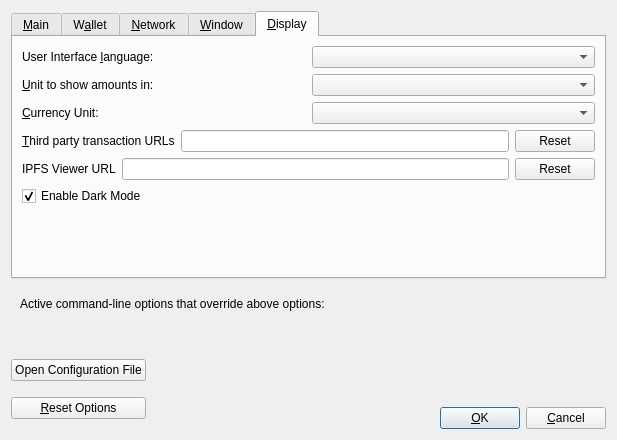
<?xml version="1.0" encoding="UTF-8"?>
<ui version="4.0">
 <class>OptionsDialog</class>
 <widget class="QDialog" name="OptionsDialog">
  <property name="geometry">
   <rect>
    <x>0</x>
    <y>0</y>
    <width>617</width>
    <height>440</height>
   </rect>
  </property>
  <property name="windowTitle">
   <string>Options</string>
  </property>
  <property name="modal">
   <bool>true</bool>
  </property>
  <layout class="QVBoxLayout" name="verticalLayout">
   <item>
    <widget class="QTabWidget" name="tabWidget">
     <property name="currentIndex">
      <number>4</number>
     </property>
     <widget class="QWidget" name="tabMain">
      <attribute name="title">
       <string>&amp;Main</string>
      </attribute>
      <layout class="QVBoxLayout" name="verticalLayout_Main">
       <item>
        <widget class="QCheckBox" name="procyonAtStartup">
         <property name="toolTip">
          <string>Automatically start %1 after logging in to the system.</string>
         </property>
         <property name="text">
          <string>&amp;Start %1 on system login</string>
         </property>
        </widget>
       </item>
       <item>
        <layout class="QHBoxLayout" name="horizontalLayout_2_Main">
         <item>
          <widget class="QLabel" name="databaseCacheLabel">
           <property name="text">
            <string>Size of &amp;database cache</string>
           </property>
           <property name="textFormat">
            <enum>Qt::PlainText</enum>
           </property>
           <property name="buddy">
            <cstring>databaseCache</cstring>
           </property>
          </widget>
         </item>
         <item>
          <widget class="QSpinBox" name="databaseCache"/>
         </item>
         <item>
          <widget class="QLabel" name="databaseCacheUnitLabel">
           <property name="text">
            <string>MB</string>
           </property>
           <property name="textFormat">
            <enum>Qt::PlainText</enum>
           </property>
          </widget>
         </item>
         <item>
          <spacer name="horizontalSpacer_2_Main">
           <property name="orientation">
            <enum>Qt::Horizontal</enum>
           </property>
           <property name="sizeHint" stdset="0">
            <size>
             <width>40</width>
             <height>20</height>
            </size>
           </property>
          </spacer>
         </item>
        </layout>
       </item>
       <item>
        <layout class="QHBoxLayout" name="horizontalLayout_3_Main">
         <item>
          <widget class="QLabel" name="threadsScriptVerifLabel">
           <property name="text">
            <string>Number of script &amp;verification threads</string>
           </property>
           <property name="textFormat">
            <enum>Qt::PlainText</enum>
           </property>
           <property name="buddy">
            <cstring>threadsScriptVerif</cstring>
           </property>
          </widget>
         </item>
         <item>
          <widget class="QSpinBox" name="threadsScriptVerif">
           <property name="toolTip">
            <string>(0 = auto, &lt;0 = leave that many cores free)</string>
           </property>
          </widget>
         </item>
         <item>
          <spacer name="horizontalSpacer_3_Main">
           <property name="orientation">
            <enum>Qt::Horizontal</enum>
           </property>
           <property name="sizeHint" stdset="0">
            <size>
             <width>40</width>
             <height>20</height>
            </size>
           </property>
          </spacer>
         </item>
        </layout>
       </item>
       <item>
        <spacer name="verticalSpacer_Main">
         <property name="orientation">
          <enum>Qt::Vertical</enum>
         </property>
         <property name="sizeHint" stdset="0">
          <size>
           <width>20</width>
           <height>40</height>
          </size>
         </property>
        </spacer>
       </item>
      </layout>
     </widget>
     <widget class="QWidget" name="tabWallet">
      <attribute name="title">
       <string>W&amp;allet</string>
      </attribute>
      <layout class="QVBoxLayout" name="verticalLayout_Wallet">
       <item>
        <widget class="QGroupBox" name="groupBox">
         <property name="title">
          <string>Expert</string>
         </property>
         <layout class="QVBoxLayout" name="verticalLayout_2">
          <item>
           <widget class="QCheckBox" name="coinControlFeatures">
            <property name="toolTip">
             <string>Whether to show coin control features or not.</string>
            </property>
            <property name="text">
             <string>Enable coin &amp;control features</string>
            </property>
           </widget>
          </item>
          <item>
           <widget class="QCheckBox" name="customFeeFeatures">
            <property name="text">
             <string>Enable fee control features</string>
            </property>
           </widget>
          </item>
          <item>
           <widget class="QCheckBox" name="spendZeroConfChange">
            <property name="toolTip">
             <string>If you disable the spending of unconfirmed change, the change from a transaction cannot be used until that transaction has at least one confirmation. This also affects how your balance is computed.</string>
            </property>
            <property name="text">
             <string>&amp;Spend unconfirmed change</string>
            </property>
           </widget>
          </item>
         </layout>
        </widget>
       </item>
       <item>
        <spacer name="verticalSpacer_Wallet">
         <property name="orientation">
          <enum>Qt::Vertical</enum>
         </property>
         <property name="sizeHint" stdset="0">
          <size>
           <width>20</width>
           <height>40</height>
          </size>
         </property>
        </spacer>
       </item>
      </layout>
     </widget>
     <widget class="QWidget" name="tabNetwork">
      <attribute name="title">
       <string>&amp;Network</string>
      </attribute>
      <layout class="QVBoxLayout" name="verticalLayout_Network">
       <item>
        <widget class="QCheckBox" name="mapPortUpnp">
         <property name="toolTip">
          <string>Automatically open the Procyon client port on the router. This only works when your router supports UPnP and it is enabled.</string>
         </property>
         <property name="text">
          <string>Map port using &amp;UPnP</string>
         </property>
        </widget>
       </item>
       <item>
        <widget class="QCheckBox" name="allowIncoming">
         <property name="toolTip">
          <string>Accept connections from outside.</string>
         </property>
         <property name="text">
          <string>Allow incomin&amp;g connections</string>
         </property>
        </widget>
       </item>
       <item>
        <widget class="QCheckBox" name="connectSocks">
         <property name="toolTip">
          <string>Connect to the Procyon network through a SOCKS5 proxy.</string>
         </property>
         <property name="text">
          <string>&amp;Connect through SOCKS5 proxy (default proxy):</string>
         </property>
        </widget>
       </item>
       <item>
        <layout class="QHBoxLayout" name="horizontalLayout_1_Network">
         <item>
          <widget class="QLabel" name="proxyIpLabel">
           <property name="text">
            <string>Proxy &amp;IP:</string>
           </property>
           <property name="textFormat">
            <enum>Qt::PlainText</enum>
           </property>
           <property name="buddy">
            <cstring>proxyIp</cstring>
           </property>
          </widget>
         </item>
         <item>
          <widget class="QValidatedLineEdit" name="proxyIp">
           <property name="minimumSize">
            <size>
             <width>140</width>
             <height>0</height>
            </size>
           </property>
           <property name="maximumSize">
            <size>
             <width>140</width>
             <height>16777215</height>
            </size>
           </property>
           <property name="toolTip">
            <string>IP address of the proxy (e.g. IPv4: 127.0.0.1 / IPv6: ::1)</string>
           </property>
          </widget>
         </item>
         <item>
          <widget class="QLabel" name="proxyPortLabel">
           <property name="text">
            <string>&amp;Port:</string>
           </property>
           <property name="textFormat">
            <enum>Qt::PlainText</enum>
           </property>
           <property name="buddy">
            <cstring>proxyPort</cstring>
           </property>
          </widget>
         </item>
         <item>
          <widget class="QLineEdit" name="proxyPort">
           <property name="minimumSize">
            <size>
             <width>55</width>
             <height>0</height>
            </size>
           </property>
           <property name="maximumSize">
            <size>
             <width>55</width>
             <height>16777215</height>
            </size>
           </property>
           <property name="toolTip">
            <string>Port of the proxy (e.g. 9050)</string>
           </property>
          </widget>
         </item>
         <item>
          <spacer name="horizontalSpacer_1_Network">
           <property name="orientation">
            <enum>Qt::Horizontal</enum>
           </property>
           <property name="sizeHint" stdset="0">
            <size>
             <width>40</width>
             <height>20</height>
            </size>
           </property>
          </spacer>
         </item>
        </layout>
       </item>
       <item>
        <layout class="QHBoxLayout" name="horizontalLayout_2_Network">
         <item>
          <widget class="QLabel" name="proxyActiveNets">
           <property name="text">
            <string>Used for reaching peers via:</string>
           </property>
           <property name="textFormat">
            <enum>Qt::PlainText</enum>
           </property>
          </widget>
         </item>
         <item>
          <widget class="QCheckBox" name="proxyReachIPv4">
           <property name="enabled">
            <bool>false</bool>
           </property>
           <property name="toolTip">
            <string>Shows if the supplied default SOCKS5 proxy is used to reach peers via this network type.</string>
           </property>
           <property name="text">
            <string/>
           </property>
          </widget>
         </item>
         <item>
          <widget class="QLabel" name="proxyReachIPv4Label">
           <property name="text">
            <string>IPv4</string>
           </property>
           <property name="textFormat">
            <enum>Qt::PlainText</enum>
           </property>
          </widget>
         </item>
         <item>
          <widget class="QCheckBox" name="proxyReachIPv6">
           <property name="enabled">
            <bool>false</bool>
           </property>
           <property name="toolTip">
            <string>Shows if the supplied default SOCKS5 proxy is used to reach peers via this network type.</string>
           </property>
           <property name="text">
            <string/>
           </property>
          </widget>
         </item>
         <item>
          <widget class="QLabel" name="proxyReachIPv6Label">
           <property name="text">
            <string>IPv6</string>
           </property>
           <property name="textFormat">
            <enum>Qt::PlainText</enum>
           </property>
          </widget>
         </item>
         <item>
          <widget class="QCheckBox" name="proxyReachTor">
           <property name="enabled">
            <bool>false</bool>
           </property>
           <property name="toolTip">
            <string>Shows if the supplied default SOCKS5 proxy is used to reach peers via this network type.</string>
           </property>
           <property name="text">
            <string/>
           </property>
          </widget>
         </item>
         <item>
          <widget class="QLabel" name="proxyReachTorLabel">
           <property name="text">
            <string>Tor</string>
           </property>
           <property name="textFormat">
            <enum>Qt::PlainText</enum>
           </property>
          </widget>
         </item>
         <item>
          <spacer name="horizontalSpacer_2_Network">
           <property name="orientation">
            <enum>Qt::Horizontal</enum>
           </property>
           <property name="sizeHint" stdset="0">
            <size>
             <width>40</width>
             <height>20</height>
            </size>
           </property>
          </spacer>
         </item>
        </layout>
       </item>
       <item>
        <widget class="QCheckBox" name="connectSocksTor">
         <property name="toolTip">
          <string>Connect to the Procyon network through a separate SOCKS5 proxy for Tor hidden services.</string>
         </property>
         <property name="text">
          <string>Use separate SOCKS&amp;5 proxy to reach peers via Tor hidden services:</string>
         </property>
        </widget>
       </item>
       <item>
        <layout class="QHBoxLayout" name="horizontalLayout_3_Network">
         <item>
          <widget class="QLabel" name="proxyIpTorLabel">
           <property name="text">
            <string>Proxy &amp;IP:</string>
           </property>
           <property name="textFormat">
            <enum>Qt::PlainText</enum>
           </property>
           <property name="buddy">
            <cstring>proxyIpTor</cstring>
           </property>
          </widget>
         </item>
         <item>
          <widget class="QValidatedLineEdit" name="proxyIpTor">
           <property name="minimumSize">
            <size>
             <width>140</width>
             <height>0</height>
            </size>
           </property>
           <property name="maximumSize">
            <size>
             <width>140</width>
             <height>16777215</height>
            </size>
           </property>
           <property name="toolTip">
            <string>IP address of the proxy (e.g. IPv4: 127.0.0.1 / IPv6: ::1)</string>
           </property>
          </widget>
         </item>
         <item>
          <widget class="QLabel" name="proxyPortTorLabel">
           <property name="text">
            <string>&amp;Port:</string>
           </property>
           <property name="textFormat">
            <enum>Qt::PlainText</enum>
           </property>
           <property name="buddy">
            <cstring>proxyPortTor</cstring>
           </property>
          </widget>
         </item>
         <item>
          <widget class="QLineEdit" name="proxyPortTor">
           <property name="minimumSize">
            <size>
             <width>55</width>
             <height>0</height>
            </size>
           </property>
           <property name="maximumSize">
            <size>
             <width>55</width>
             <height>16777215</height>
            </size>
           </property>
           <property name="toolTip">
            <string>Port of the proxy (e.g. 9050)</string>
           </property>
          </widget>
         </item>
         <item>
          <spacer name="horizontalSpacer_4_Network">
           <property name="orientation">
            <enum>Qt::Horizontal</enum>
           </property>
           <property name="sizeHint" stdset="0">
            <size>
             <width>40</width>
             <height>20</height>
            </size>
           </property>
          </spacer>
         </item>
        </layout>
       </item>
       <item>
        <spacer name="verticalSpacer_Network">
         <property name="orientation">
          <enum>Qt::Vertical</enum>
         </property>
         <property name="sizeHint" stdset="0">
          <size>
           <width>20</width>
           <height>40</height>
          </size>
         </property>
        </spacer>
       </item>
      </layout>
     </widget>
     <widget class="QWidget" name="tabWindow">
      <attribute name="title">
       <string>&amp;Window</string>
      </attribute>
      <layout class="QVBoxLayout" name="verticalLayout_Window">
       <item>
        <widget class="QCheckBox" name="hideTrayIcon">
         <property name="toolTip">
          <string>Hide the icon from the system tray.</string>
         </property>
         <property name="text">
          <string>&amp;Hide tray icon</string>
         </property>
        </widget>
       </item>
       <item>
        <widget class="QCheckBox" name="minimizeToTray">
         <property name="toolTip">
          <string>Show only a tray icon after minimizing the window.</string>
         </property>
         <property name="text">
          <string>&amp;Minimize to the tray instead of the taskbar</string>
         </property>
        </widget>
       </item>
       <item>
        <widget class="QCheckBox" name="minimizeOnClose">
         <property name="toolTip">
          <string>Minimize instead of exit the application when the window is closed. When this option is enabled, the application will be closed only after selecting Exit in the menu.</string>
         </property>
         <property name="text">
          <string>M&amp;inimize on close</string>
         </property>
        </widget>
       </item>
       <item>
        <spacer name="verticalSpacer_Window">
         <property name="orientation">
          <enum>Qt::Vertical</enum>
         </property>
         <property name="sizeHint" stdset="0">
          <size>
           <width>20</width>
           <height>40</height>
          </size>
         </property>
        </spacer>
       </item>
      </layout>
     </widget>
     <widget class="QWidget" name="tabDisplay">
      <attribute name="title">
       <string>&amp;Display</string>
      </attribute>
      <layout class="QVBoxLayout" name="verticalLayout_Display">
       <item>
        <layout class="QHBoxLayout" name="horizontalLayout_1_Display">
         <item>
          <widget class="QLabel" name="langLabel">
           <property name="text">
            <string>User Interface &amp;language:</string>
           </property>
           <property name="textFormat">
            <enum>Qt::PlainText</enum>
           </property>
           <property name="buddy">
            <cstring>lang</cstring>
           </property>
          </widget>
         </item>
         <item>
          <widget class="QValueComboBox" name="lang">
           <property name="toolTip">
            <string>The user interface language can be set here. This setting will take effect after restarting %1.</string>
           </property>
          </widget>
         </item>
        </layout>
       </item>
       <item>
        <layout class="QHBoxLayout" name="horizontalLayout_2_Display">
         <item>
          <widget class="QLabel" name="unitLabel">
           <property name="text">
            <string>&amp;Unit to show amounts in:</string>
           </property>
           <property name="textFormat">
            <enum>Qt::PlainText</enum>
           </property>
           <property name="buddy">
            <cstring>unit</cstring>
           </property>
          </widget>
         </item>
         <item>
          <widget class="QValueComboBox" name="unit">
           <property name="toolTip">
            <string>Choose the default subdivision unit to show in the interface and when sending coins.</string>
           </property>
          </widget>
         </item>
        </layout>
       </item>
       <item>
        <layout class="QHBoxLayout" name="horizontalLayout_DisplayCurrency">
         <item>
          <widget class="QLabel" name="currencyUnitIndexLabel">
           <property name="text">
            <string>&amp;Currency Unit:</string>
           </property>
           <property name="textFormat">
            <enum>Qt::PlainText</enum>
           </property>
           <property name="buddy">
            <cstring>currencyUnitIndex</cstring>
           </property>
          </widget>
         </item>
         <item>
          <widget class="QValueComboBox" name="currencyUnitIndex">
           <property name="toolTip">
            <string>Choose which currency to display the realtime value of PRCO in (ie: BTC/PRCO).</string>
           </property>
          </widget>
         </item>
        </layout>
       </item>
       <item>
        <layout class="QHBoxLayout" name="horizontalLayout_3_Display">
         <item>
          <widget class="QLabel" name="thirdPartyTxUrlsLabel">
           <property name="toolTip">
            <string>Third party URLs (e.g. a block explorer) that appear in the transactions tab as context menu items. %s in the URL is replaced by transaction hash. Multiple URLs are separated by vertical bar |.</string>
           </property>
           <property name="text">
            <string>&amp;Third party transaction URLs</string>
           </property>
           <property name="buddy">
            <cstring>thirdPartyTxUrls</cstring>
           </property>
          </widget>
         </item>
         <item>
          <widget class="QLineEdit" name="thirdPartyTxUrls">
           <property name="toolTip">
            <string>Third party URLs (e.g. a block explorer) that appear in the transactions tab as context menu items. %s in the URL is replaced by transaction hash. Multiple URLs are separated by vertical bar |.</string>
           </property>
          </widget>
         </item>
         <item>
          <widget class="QPushButton" name="thirdPartyTxUrlsReset">
           <property name="text">
            <string>Reset</string>
           </property>
          </widget>
         </item>
        </layout>
       </item>
       <item>
        <layout class="QHBoxLayout" name="horizontalLayout_4_Display" stretch="0,0,0">
         <item>
          <widget class="QLabel" name="ipfsUrlLabel">
           <property name="toolTip">
            <string>Third party URL for IPFS-viewer. %s in the URL is replaced by IPFS hash.</string>
           </property>
           <property name="text">
            <string>IPFS Viewer URL</string>
           </property>
          </widget>
         </item>
         <item>
          <widget class="QLineEdit" name="ipfsUrl">
           <property name="toolTip">
            <string>Third party URL for IPFS-viewer. %s in the URL is replaced by IPFS hash.</string>
           </property>
          </widget>
         </item>
         <item>
          <widget class="QPushButton" name="ipfsUrlReset">
           <property name="text">
            <string>Reset</string>
           </property>
          </widget>
         </item>
        </layout>
       </item>
       <item>
        <widget class="QCheckBox" name="darkModeCheckBox">
         <property name="text">
          <string>Enable Dark Mode</string>
         </property>
         <property name="checked">
          <bool>true</bool>
         </property>
        </widget>
       </item>
       <item>
        <spacer name="verticalSpacer_Display">
         <property name="orientation">
          <enum>Qt::Vertical</enum>
         </property>
         <property name="sizeHint" stdset="0">
          <size>
           <width>20</width>
           <height>40</height>
          </size>
         </property>
        </spacer>
       </item>
      </layout>
     </widget>
    </widget>
   </item>
   <item>
    <widget class="QFrame" name="frame">
     <layout class="QVBoxLayout" name="verticalLayout_Bottom">
      <item>
       <layout class="QHBoxLayout" name="horizontalLayout_Bottom">
        <item>
         <widget class="QLabel" name="overriddenByCommandLineInfoLabel">
          <property name="text">
           <string>Active command-line options that override above options:</string>
          </property>
          <property name="textFormat">
           <enum>Qt::PlainText</enum>
          </property>
         </widget>
        </item>
        <item>
         <spacer name="horizontalSpacer_Bottom">
          <property name="orientation">
           <enum>Qt::Horizontal</enum>
          </property>
          <property name="sizeHint" stdset="0">
           <size>
            <width>40</width>
            <height>20</height>
           </size>
          </property>
         </spacer>
        </item>
       </layout>
      </item>
      <item>
       <widget class="QLabel" name="overriddenByCommandLineLabel">
        <property name="text">
         <string/>
        </property>
        <property name="textFormat">
         <enum>Qt::PlainText</enum>
        </property>
        <property name="wordWrap">
         <bool>true</bool>
        </property>
       </widget>
      </item>
     </layout>
    </widget>
   </item>
   <item>
    <layout class="QHBoxLayout" name="horizontalLayout_Buttons">
     <item>
      <layout class="QVBoxLayout" name="verticalLayout_Buttons">
       <item>
        <widget class="QPushButton" name="openProcyonConfButton">
         <property name="toolTip">
          <string>Open the %1 configuration file from the working directory.</string>
         </property>
         <property name="text">
          <string>Open Configuration File</string>
         </property>
         <property name="autoDefault">
          <bool>false</bool>
         </property>
        </widget>
       </item>
       <item>
        <widget class="QPushButton" name="resetButton">
         <property name="toolTip">
          <string>Reset all client options to default.</string>
         </property>
         <property name="text">
          <string>&amp;Reset Options</string>
         </property>
         <property name="autoDefault">
          <bool>false</bool>
         </property>
        </widget>
       </item>
      </layout>
     </item>
     <item>
      <spacer name="horizontalSpacer_1">
       <property name="orientation">
        <enum>Qt::Horizontal</enum>
       </property>
       <property name="sizeHint" stdset="0">
        <size>
         <width>40</width>
         <height>48</height>
        </size>
       </property>
      </spacer>
     </item>
     <item>
      <widget class="QLabel" name="statusLabel">
       <property name="minimumSize">
        <size>
         <width>200</width>
         <height>0</height>
        </size>
       </property>
       <property name="font">
        <font>
         <weight>75</weight>
         <bold>true</bold>
        </font>
       </property>
       <property name="text">
        <string/>
       </property>
       <property name="textFormat">
        <enum>Qt::PlainText</enum>
       </property>
       <property name="wordWrap">
        <bool>true</bool>
       </property>
      </widget>
     </item>
     <item>
      <spacer name="horizontalSpacer_2">
       <property name="orientation">
        <enum>Qt::Horizontal</enum>
       </property>
       <property name="sizeHint" stdset="0">
        <size>
         <width>40</width>
         <height>48</height>
        </size>
       </property>
      </spacer>
     </item>
     <item>
      <layout class="QVBoxLayout" name="verticalLayout_4">
       <item>
        <spacer name="verticalSpacer">
         <property name="orientation">
          <enum>Qt::Vertical</enum>
         </property>
         <property name="sizeHint" stdset="0">
          <size>
           <width>20</width>
           <height>40</height>
          </size>
         </property>
        </spacer>
       </item>
       <item>
        <layout class="QHBoxLayout" name="horizontalLayout">
         <item>
          <widget class="QPushButton" name="okButton">
           <property name="text">
            <string>&amp;OK</string>
           </property>
           <property name="autoDefault">
            <bool>false</bool>
           </property>
           <property name="default">
            <bool>true</bool>
           </property>
          </widget>
         </item>
         <item>
          <widget class="QPushButton" name="cancelButton">
           <property name="text">
            <string>&amp;Cancel</string>
           </property>
           <property name="autoDefault">
            <bool>false</bool>
           </property>
          </widget>
         </item>
        </layout>
       </item>
      </layout>
     </item>
    </layout>
   </item>
  </layout>
 </widget>
 <customwidgets>
  <customwidget>
   <class>QValidatedLineEdit</class>
   <extends>QLineEdit</extends>
   <header>qvalidatedlineedit.h</header>
  </customwidget>
  <customwidget>
   <class>QValueComboBox</class>
   <extends>QComboBox</extends>
   <header>qvaluecombobox.h</header>
  </customwidget>
 </customwidgets>
 <resources/>
 <connections/>
</ui>
